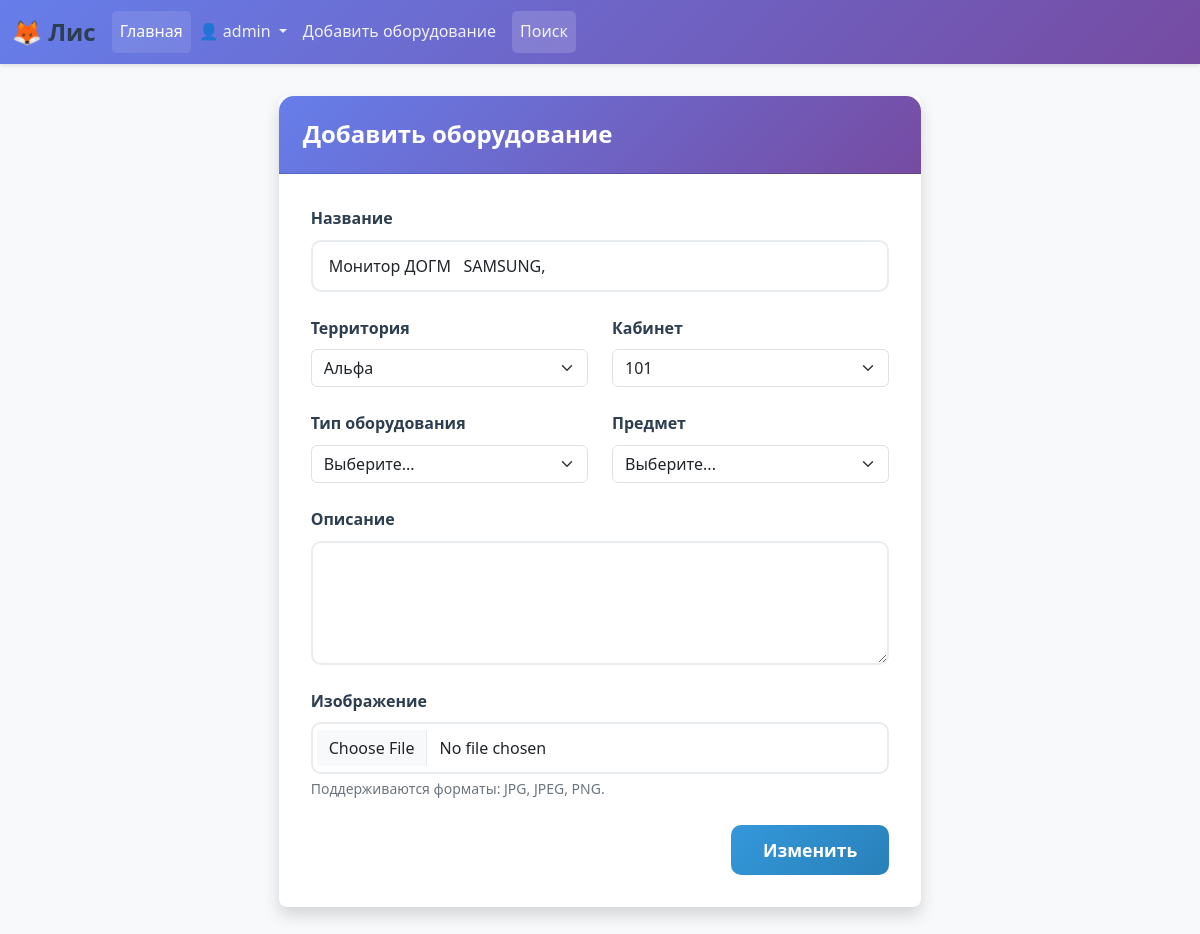
The app's page /equipment/12/edit (signed in), older data.
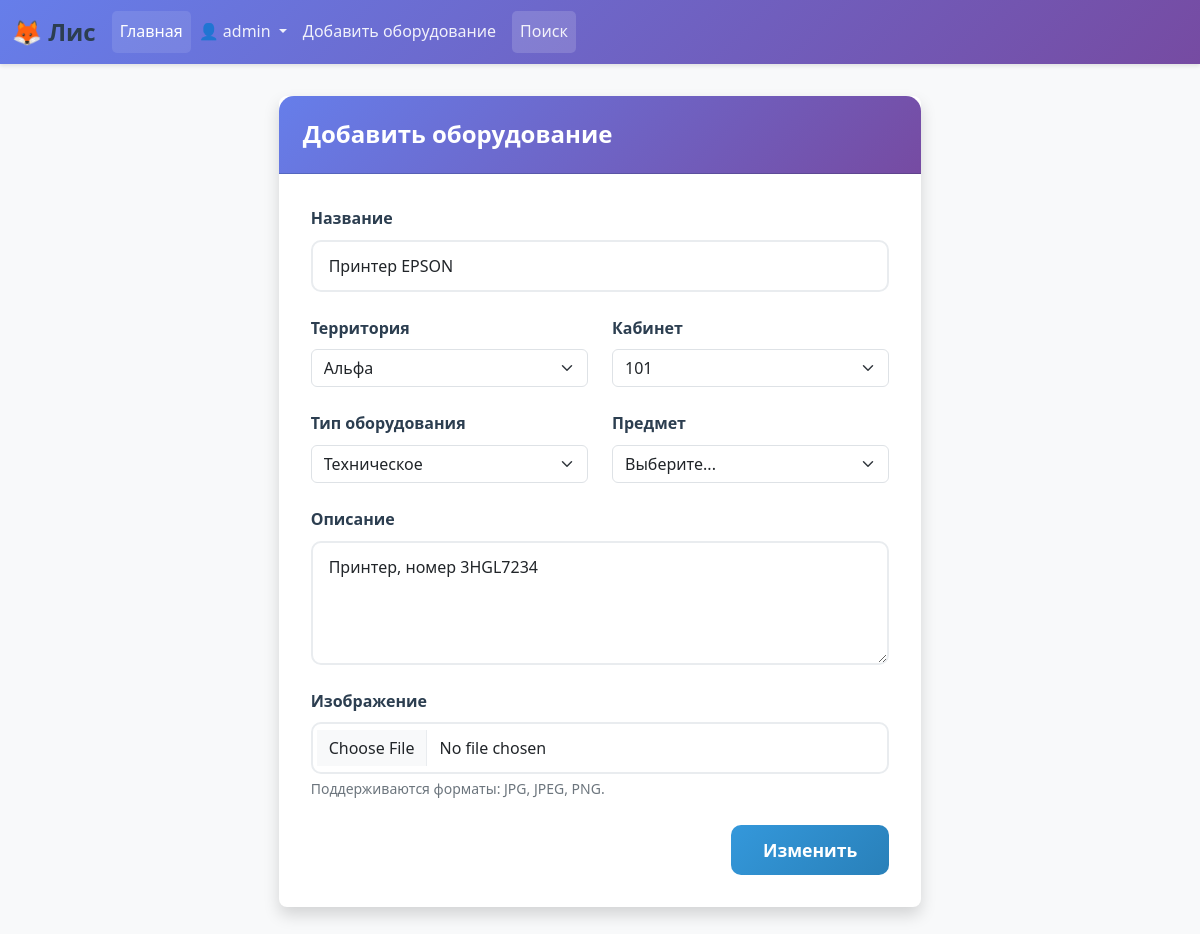
The same page, newer data.
### app/models.py (models this page shows)
class Equipment(Base):
    __tablename__ = 'equipments'
    id = Column(Integer, primary_key=True, autoincrement=True)
    name = Column(String(255))
    territory = Column(String(255))
    office = Column(String(255))
    description = Column(String)
    is_deleted = Column(Boolean, default=False)
    photo_path = Column(String)
    categories = Column(String, default=json.dumps({"type": "", "subject": ""}))
    materials = relationship("Material", back_populates="equipment", cascade="all, delete-orphan")
    repair_requests = relationship('RepairRequest', back_populates='equipment')
    @property
    def parsed_categories(self):
        if self.categories:
            return json.loads(self.categories)
        return {}

### app/routes.py (the view)
@app.route('/equipment/<int:id>/edit', methods=['GET', 'POST'])
@user_is_employer()
def edit_equipment(id):
    equipment = Equipment.query.get_or_404(id)
    form = EquipmentForm()
    if form.validate_on_submit():
        equipment.name = form.name.data
        equipment.territory = form.territory.data
        equipment.office = form.office.data
        equipment.description = form.description.data
        save = save_file(form.image.data, 'equipment')
        equipment.categories = json.dumps({"type": form.equipment_type.data, "subject": form.subject.data})
        if save:
            equipment.photo_path = save
        db.session.commit()
        flash('Изменения сохранены.')
        return redirect(url_for(f'equipment', id=equipment.id))
    else:
        form.name.data = equipment.name
        form.territory.data = equipment.territory
        form.office.data = equipment.office
        form.description.data = equipment.description
        if equipment.parsed_categories['type']:
            form.equipment_type.data = equipment.parsed_categories['type']
        if equipment.parsed_categories['subject']:
            form.subject.data = equipment.parsed_categories['subject']
        form.submit.label.text = 'Изменить'
    return render_template('add_equipment.html', form=form)

### app/models.py (called while the page is built)
@login.user_loader
def load_user(id):
    return db.session.get(User, int(id))

    @property
    def active(self):
        return bool(self.is_teacher or self.is_technician)

### app/routes.py (called while the page is built)
def user_is_employer():
    def decorator(f):
        @wraps(f)
        def decorated_func(*args, **kwargs):
            if not (current_user.is_authenticated and current_user.person.emp_status.active):
                abort(403)
            return f(*args, **kwargs)
        return decorated_func
    return decorator

### app/utils.py (called while the page is built)
def check_roles():
    roles = []
    if not current_user.is_authenticated:
        return None
    empl = current_user.person.emp_status
    if empl.is_teacher:
        roles.append('teacher')
    if empl.is_technician:
        roles.append('technician')
    return roles

### app/templates/add_equipment.html (shortened to what this page needs)
{% extends "base.html" %}
{% block styles %}
<link href="{{ url_for('static', filename='css/equipment.css') }}" rel="stylesheet">
{% endblock %}
{% block content %}
<div class="container equipment-form-container">
    <div class="row justify-content-center">
        <div class="col-md-10">
            <div class="card equipment-card shadow">
                <div class="card-header">
                    <h1 class="card-title h4 mb-0">Добавить оборудование</h1>
                </div>
                <div class="card-body">
                    <form action="" method="post" enctype="multipart/form-data" novalidate class="equipment-form">
                        <div class="mb-4">
                            {{ form.name.label(class="form-label") }}
                            {{ form.name(class="form-control form-control-lg") }}
                        </div>
                        <div class="row">
                            <div class="col-md-6">
                                <div class="mb-4">
                                    {{ form.territory.label(class="form-label") }}
                                    {{ form.territory(class="form-select") }}
                                </div>
                            </div>
                            <div class="col-md-6">
                                <div class="mb-4">
                                    {{ form.office.label(class="form-label") }}
                                    {{ form.office(class="form-select") }}
                                </div>
                            </div>
                        </div>
                        <div class="row">
                            <div class="col-md-6">
                                <div class="mb-4">
                                    {{ form.equipment_type.label(class="form-label") }}
                                    {{ form.equipment_type(class="form-select") }}
                                </div>
                            </div>
                            <div class="col-md-6">
                                <div class="mb-4">
                                    {{ form.subject.label(class="form-label") }}
                                    {{ form.subject(class="form-select") }}
                                </div>
                            </div>
                        </div>
                        <div class="mb-4">
                            {{ form.description.label(class="form-label") }}
                            {{ form.description(class="form-control", rows="4") }}
                        </div>
                        <div class="mb-4">
                            {{ form.image.label(class="form-label") }}
                            {{ form.image(class="form-control") }}
                            <div class="form-text text-muted">
                                Поддерживаются форматы: JPG, JPEG, PNG.
                            </div>
                        </div>
                        <div class="d-grid gap-2 d-md-flex justify-content-md-end">
                            {{ form.submit(class="btn btn-submit text-white") }}
                        </div>
                    </form>
                </div>
            </div>
        </div>
    </div>
</div>
{% endblock %}

Row changes from the older to the newer data that the page shows:
changed Equipment "Альфа": name "Монитор ДОГМ SAMSUNG," → "Принтер EPSON"; description (not shown) → "Принтер, номер 3HGL7234"
Text that changed along with them:
form field equipment_type: "Выберите..." → "Техническое"
